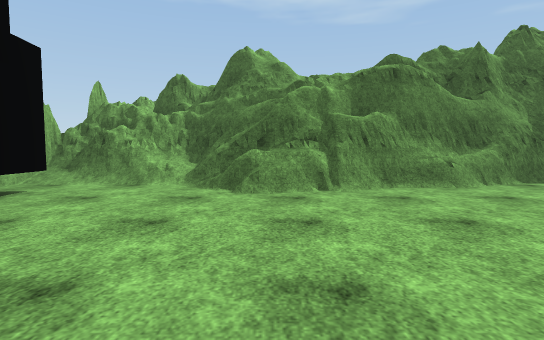
View 1 (above)

16 first-person views from a walk through a 3-D level made in the Unity game engine. The camera is 1.2 m above the floor, tilts 4° down and sees 80° across. The floor is counted in squares, 2.04 m on a side. Each view is taken from the middle of a square. On the plan, view 1 faces up. The plan holds only what a view shows up to about 9 squares ahead; the rest is blank. The place goes on beyond the plan. The player character is not drawn. Surface patterns are stand-ins for the level's own textures.

View 2
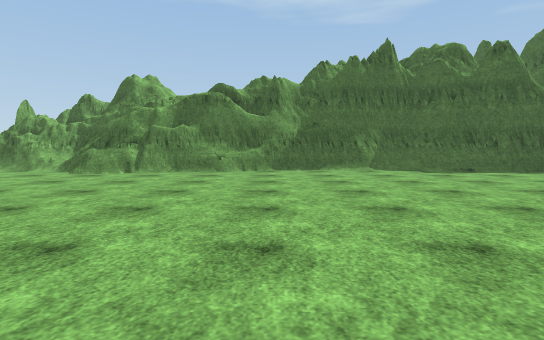

View 3
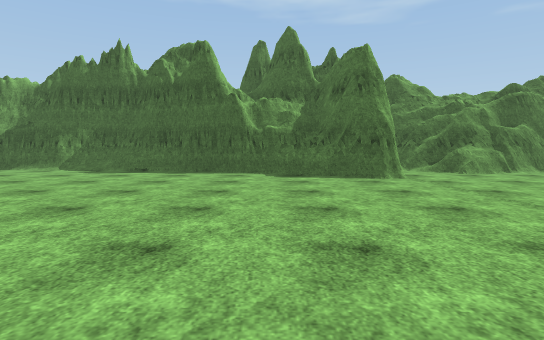

View 4
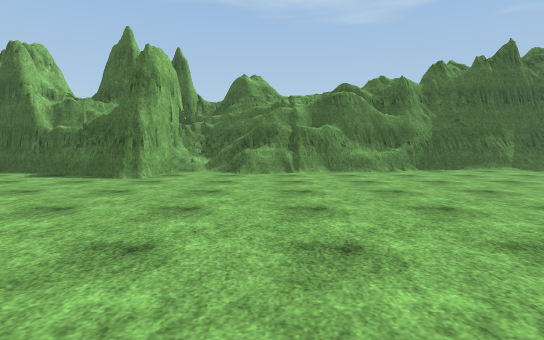

View 5
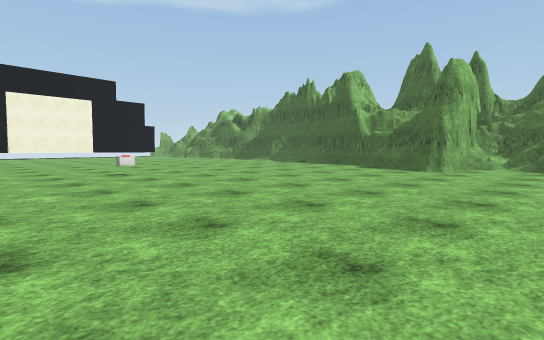

View 6
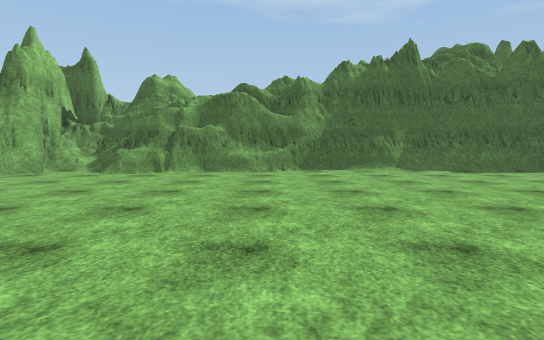

View 7
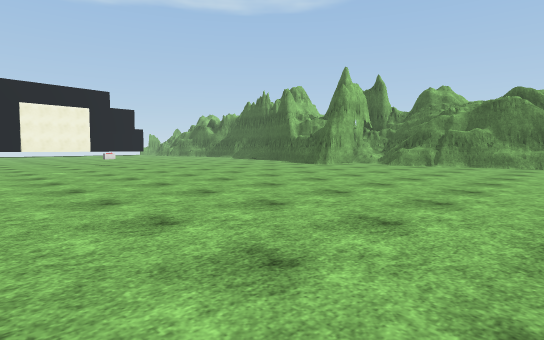

View 8
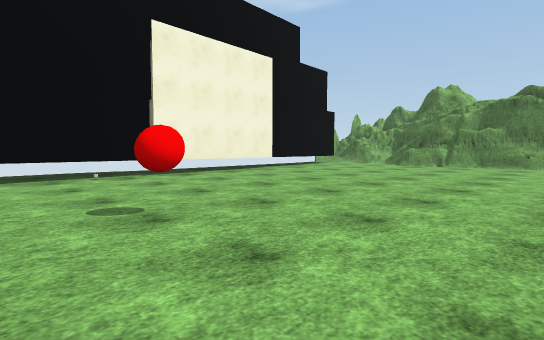

View 9
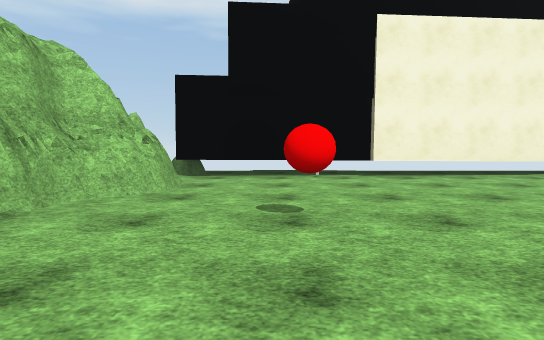

View 10
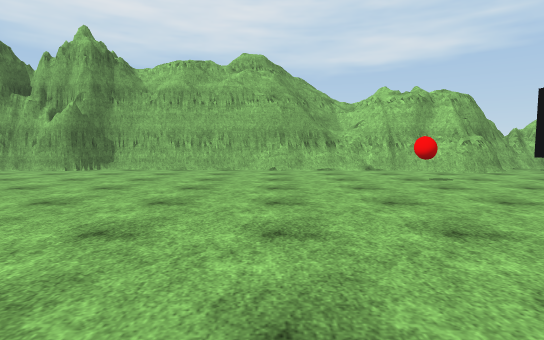

View 11
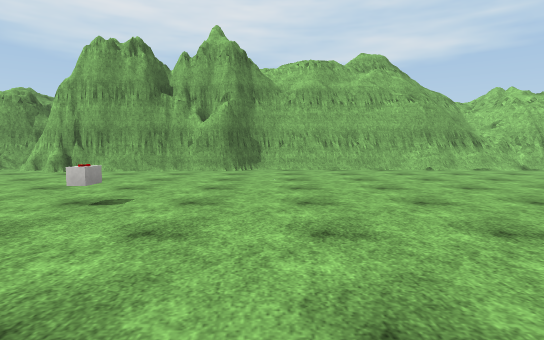

View 12
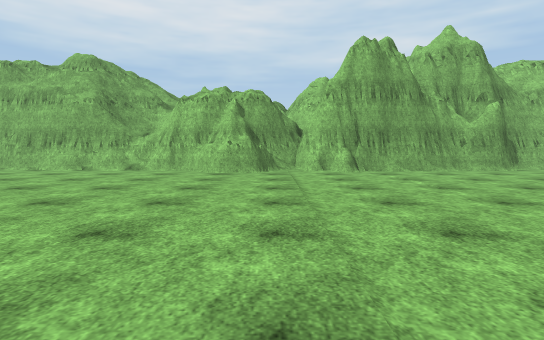

View 13
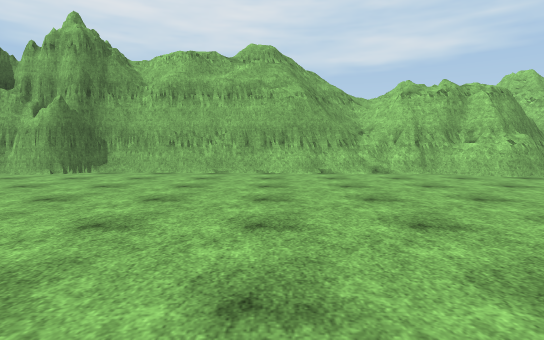

View 14
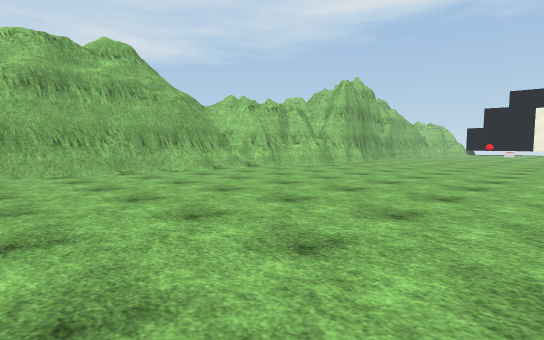

View 15
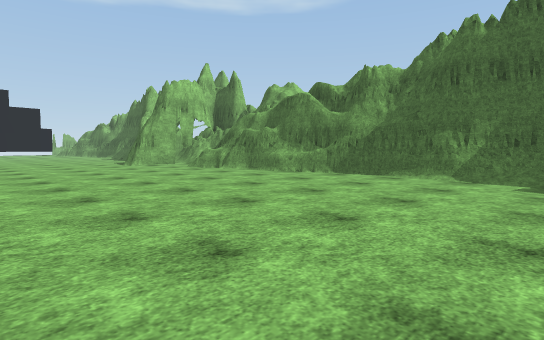

View 16
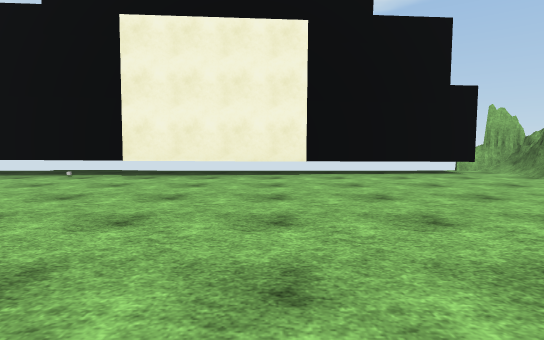

### Floor plan
Key: @ floor where view 1 was taken; # wall or solid block; . floor; / step, stairs or slope; = window, fence, low wall or low ledge; ^ raised ledge; O other object.
Columns run from 4 left of view 1 to 25 right of it. Each row starts with its distance up from view 1.
  6 ###############   ############
  5 #.//###^.....#######=###^.....
  4 ##../...........###...........
  3  #............................
  2  #............................
  1  #............................
  0  #..@.........................
 -1  #............................
 -2  #............O...............
 -3  #............................
 -4  #............................
 -5  #............................
 -6  #............................
 -7  #.##..........#######........
 -8  ###############     #########

Where each view was taken, in squares from view 1:
view 1: 0 up, 0 right, facing up
view 2: 3 down, 4 right, facing up
view 3: 3 down, 12 right, facing up
view 4: 3 down, 17 right, facing up
view 5: 5 down, 17 right, facing up-left
view 6: 3 down, 20 right, facing up
view 7: 6 down, 21 right, facing up-left
view 8: 6 down, 4 right, facing up-left
view 9: 5 down, 4 right, facing left
view 10: 1 up, 4 right, facing down
view 11: 1 up, 8 right, facing down
view 12: 1 up, 15 right, facing down
view 13: 0 up, 21 right, facing down
view 14: 0 up, 25 right, facing down-left
view 15: 1 down, 25 right, facing up-left
view 16: 0 up, 4 right, facing left
